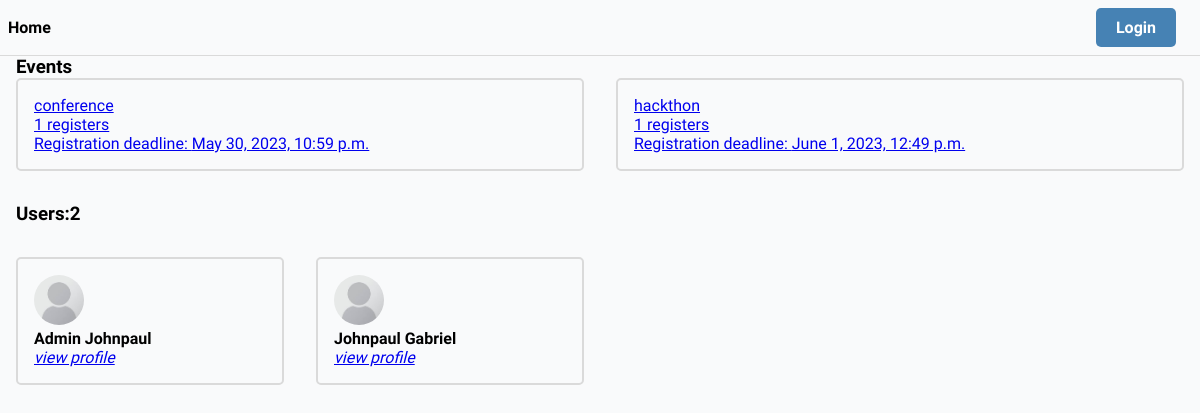
Before: / with the older database file.
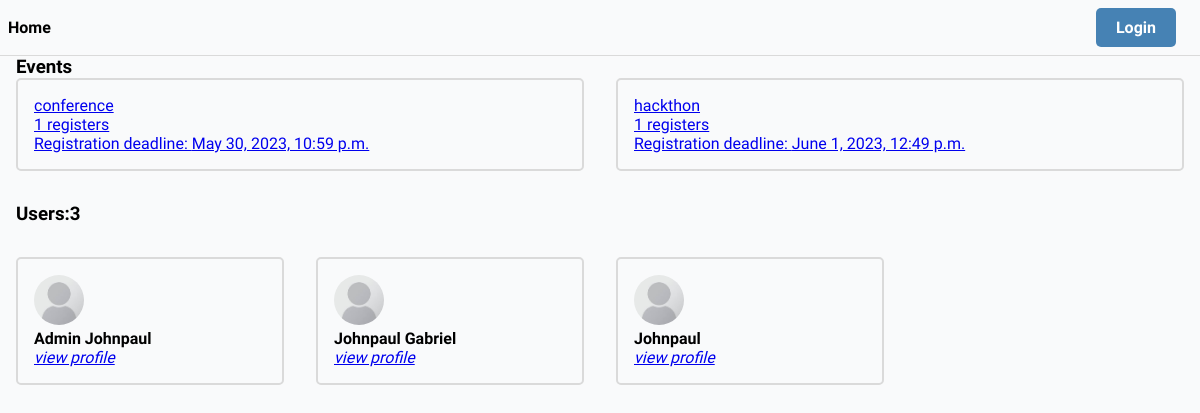
After: the same page with the newer database file.
### core/models.py (models this page shows, shortened)
class Event(models.Model):
    name = models.CharField(max_length=200)
    description = models.TextField( null=True, blank=True)
    participants = models.ManyToManyField(User, blank=True, related_name='events')
    start_date = models.DateTimeField(null=True)
    end_date = models.DateTimeField(null=True)
    registration_deadline = models.DateTimeField(null=True)
    updated = models.DateTimeField(auto_now=True)
    created = models.DateTimeField(auto_now_add=True)
    id = models.UUIDField(primary_key=True, editable=False, unique=True, default=uuid.uuid4)
    def get_absolute_url(self):
        return reverse('event', args=[self.id])

### users/models.py (models this page shows, shortened)
class User(AbstractUser):
    username = models.CharField(max_length=100, null=True, blank=True)
    name = models.CharField(max_length=100)
    email = models.EmailField(unique=True)
    bio = models.TextField(null= True, blank=True)
    hackthon_participant = models.BooleanField(default=True, null=False)
    avatar = models.ImageField(default = 'avatars/profile.jpeg', null=True)
    id = models.UUIDField(primary_key=True, editable=False, unique=True, default=uuid.uuid4)
    USERNAME_FIELD = 'email' #makes username exempted
    REQUIRED_FIELDS = ['username']    #a must use when you use USERNAME_FIELD

### core/views.py (the view, shortened to what this page needs)
# urls.py: path('', IndexView.as_view(), name='index'),
class IndexView(View):
    def get(self, request):
        users = get_user_model()
        Users = users.objects.filter(hackthon_participant=True)
        events = Event.objects.all()
        count = Users.count()
        context = {
            'users':Users,
            'events': events,
            'count': count,
            'user_list':Users[:20]
        }
        return render(request, 'core/index.html', context)

### templates/core/index.html (shortened to what this page needs)
{% extends 'base.html' %}
{% block content %}
    <section>
        <h3>Events</h3>
        <div class="event-list">
            {% for event in events %}
                <a href="{{event.get_absolute_url}}">
                    <div class="event-wrapper">
                        <p>{{event.name}}
                        <p>{{event.participants.all.count}} registers</p>
                        <p>Registration deadline: {{event.registration_deadline}}</p>
                    </div>
                </a>
            {% endfor %}
        </div>
    </section>
    <section class="section">
        <h3>Users:{{count}}</h3>
        <div class="users-list section">
            {% for user in users %}
                <div class="user-wrapper">
                    <img src="{{user.avatar.url}}" class="avatar" alt="{{user.name}}">
                <h4>{{user.name}}</h4>
                 <a href="{% url 'user-profile' user.id %}"><i>view profile</i></a>
                </div>
            {% endfor %}
        </div>
    </section>
{% endblock content %}

Changed rows visible on the page:
added User: avatar (placeholder picture), name "Johnpaul"
Other visible differences:
{{ count }}: "2" → "3"
